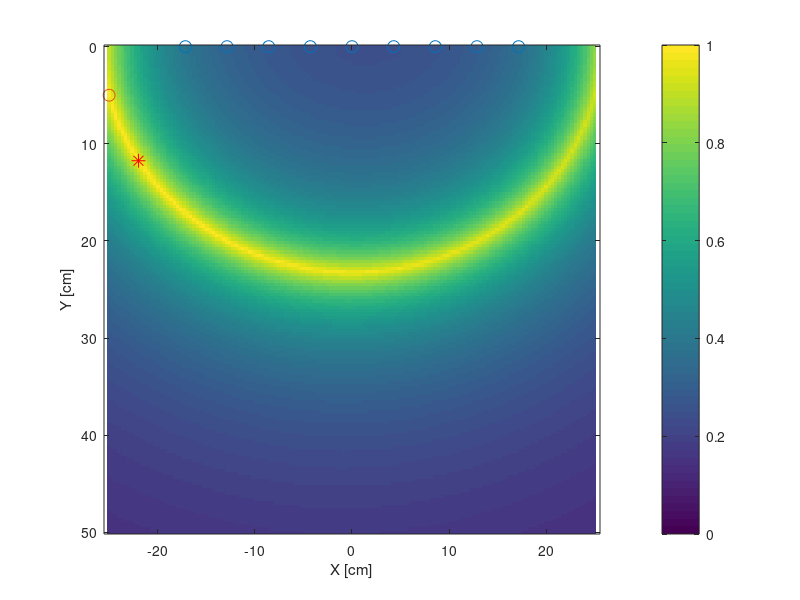

This figure's MATLAB source: (Note: this script raises an error after producing the figure.)
clear all;
close all;

% Constants
vs = 34300; % Speed of sound (cm/s)
f = 100
omega = f * 2 * pi; % Frequency (rad/s)

% Grid size (physical dimensions)
si = 50; % Size of grid in cm
grid_points = 150; % Number of grid points
x = linspace(-si/2, si/2, grid_points); % x-coordinates
y = linspace(0, si, grid_points); % y-coordinates
[X, Y] = meshgrid(x, y); % Create a 2D grid

% Source and microphone positions
mic_spacing = 17.15./4
rn = [-4 0; -3 0; -2 0; -1 0; 0 0; 1 0; 2 0; 3 0;4 0]; % Microphone positions (cm)
rn = rn .*mic_spacing
% Initialize parameters for sweeping
focus_y = 5; % Fixed y-coordinate for the focus point
focus_x_range = linspace(-si/2, si/2, 3); % Sweep x-coordinate of focus point
num_sweeps = length(focus_x_range);

% Loop through each focus point and generate separate figures
for sweep_idx = 1:num_sweeps
    % Current focal point
    rf = [focus_x_range(sweep_idx), focus_y]; 

    % Initialize directivity matrix
    D = zeros(grid_points, grid_points);

    % Calculate directivity for the current focal point
    for n = 1:size(rn, 1)
        dist_focus_to_mic = vecnorm(rf - rn(n,:), 2, 2); % Focus to mic
        for i = 1:grid_points
            for j = 1:grid_points
                grid_point = [X(i, j), Y(i, j)];
                dist_point_to_mic = vecnorm(grid_point - rn(n,:), 2, 2); % Grid to mic
                D(i, j) = D(i, j) + exp(-1j * omega * dist_point_to_mic / vs) ...
                                    .* exp(1j * omega * dist_focus_to_mic / vs)./size(rn,1);
            end
        end
    end
    clims = [0 1];
    % Plot directivity before making real
  % figure;
  % imagesc(x, y, abs(D),clims); % Plot the magnitude of directivity
  % colormap('gray')
  % %imagesc(x, y, abs(D))
  % colorbar;
  % title(['Kierunkowość (Focus X: ', num2str(rf(1)), ' cm)']);
  % xlabel('X (cm)');
  % ylabel('Y (cm)');
  % axis equal;
  % hold on;
%
  % % Plot microphone positions
  % scatter(rn(:,1), rn(:,2), 75, 'rx'); % Microphones in red
%
  % % Plot focal point
  % scatter(rf(1), rf(2), 75, 'ko'); % Focal point in blue
  % file_name_complex = sprintf('directivity_complex_focus_x_%d.stl', rf(1));
  % %save_stl_mesh(X, Y, abs(D), file_name_complex);
  % % Make D real
  
  % % Save directivity after making real
  % file_name_real = sprintf('directivity_real_focus_x_%d.stl', rf(1));
  % %save_stl_mesh(X, Y, abs(D), file_name_real);
  % % Plot directivity after making real
    %D = 1+real(D);
    %D =D./2;
    Dtemp = D
    
    D = abs(D./(1+10.*abs(angle(D))))
    
    %D = abs(D);
    figure;
    
    imagesc(x, y, D,clims); % Plot the magnitude of directivity
    %imagesc(x, y, abs(D))
    %colormap('gray')
    colorbar;
    %title([sprintf("f = %d Hz",f)]);
    xlabel('X [cm]');
    ylabel('Y [cm]');
    axis equal;
    hold on;% Find the indices of the maximum value in D
    [max_value, max_idx] = max(D(:)); 

    % Convert the linear index to row and column indices
    [row, col] = ind2sub(size(D), max_idx);

    % Plot a red "X" at the location of the maximum value
    plot(X(row, col), Y(row, col), 'r*', 'MarkerSize', 10); % Red X marker

    % Plot microphone positions
    scatter(rn(:,1), rn(:,2), 75, 'rx'); % Microphones in red

    % Plot focal point
    scatter(rf(1), rf(2), 75, 'ko'); % Focal point in blue
    fontname('Verdana')
    figure
    [~, y_idx] = min(abs(y - focus_y)); % Find the closest y index to the specified distance
    D_slice = D(y_idx, :);
    plot(x, D_slice, 'b-', 'LineWidth', 1.5);
    hold on;

    % Mark the maximum value
    [max_value, max_idx] = max(D_slice); 
    plot(x(max_idx), max_value, 'ro', 'MarkerSize', 8, 'LineWidth', 1.5); % Red circle for max value

    % Labels and title
    title(['Directivity at Y = ', num2str(focus_y), ' cm (Focus X: ', num2str(rf(1)), ' cm)']);
    xlabel('X [cm]');
    ylabel('Amplitude');
    grid on;

end

% Function to save a mesh as an STL file
function save_stl_mesh(X, Y, Z, file_name)
    % Create the triangulation object
    tri = delaunay(X, Y);  % Perform Delaunay triangulation
    vertices = [X(:), Y(:), Z(:)];  % Create vertices matrix

    % Create the triangulation object
    triang = triangulation(tri, vertices);

    % Write the triangulation to an STL file
    stlwrite(triang,file_name);
end